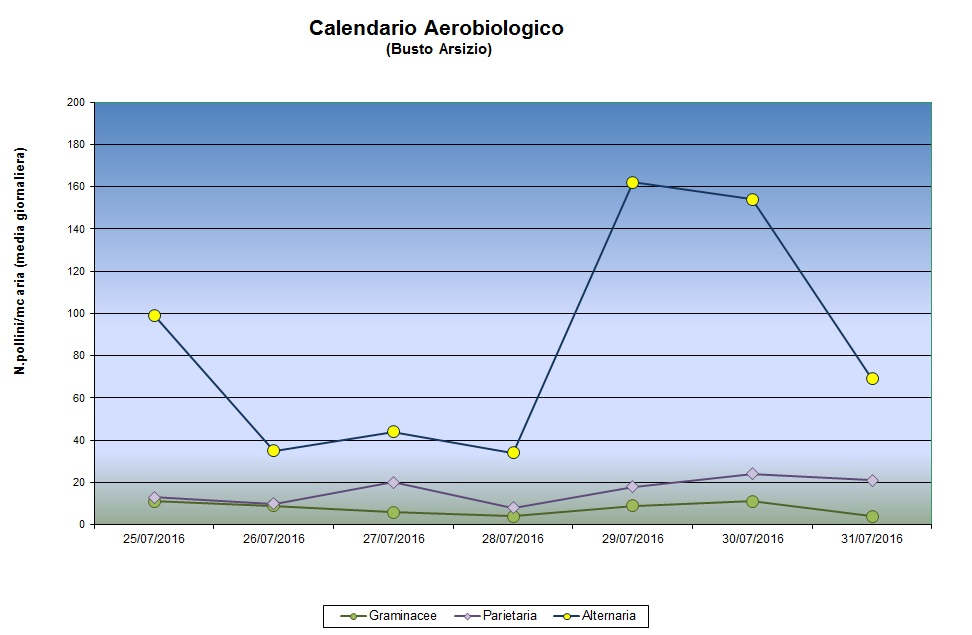
#> input picture 01-08-2016.jpg, 972 x 635 px
$ python test.py   (older library calls are emulated)
#> lines starting #> are read from the running program, lines starting #| are printed output that depends on the picture
from scipy import misc
import matplotlib.pyplot as plt
from scipy import ndimage

f = misc.imread('01-08-2016.jpg') # uses the Image module (PIL)
#> f is the input picture: shape (635, 972, 3); mean R, G, B 201.3, 213.4, 232.5
point = f[300:330, 139:169];
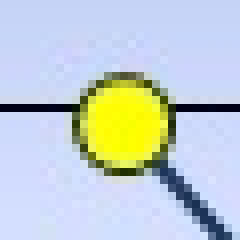
#> point: shape (30, 30, 3) (shown 8 times larger); mean R, G, B 194, 205.1, 208.6
f2= ndimage.rotate(point, 45, reshape=False)
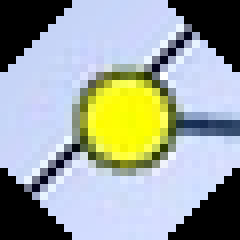
#> f2: shape (30, 30, 3) (shown 8 times larger); mean R, G, B 155.2, 163.6, 159.9

fig = plt.figure()
a=fig.add_subplot(1,2,1)
imgplot = plt.imshow(point[8:22,8:22])
a.set_title('original')
a=fig.add_subplot(1,2,2)
imgplot = plt.imshow(f2[8:22,8:22]  )
a.set_title('45 ° rotation')

plt.show()
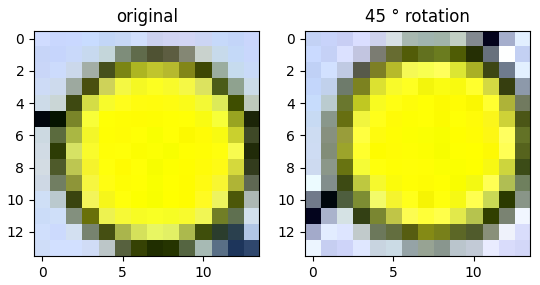
#> figure drawn by matplotlib, 2 panels

$ run again, with 03-10-2016.jpg copied over 01-08-2016.jpg
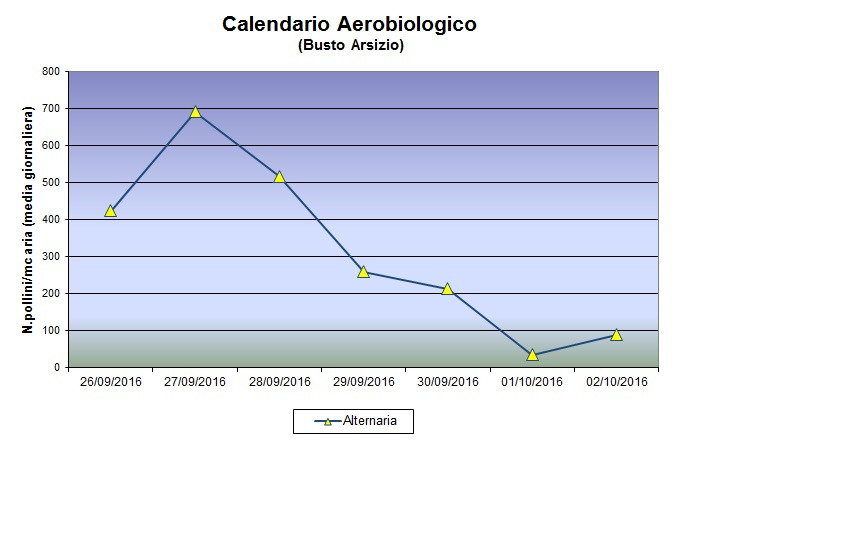
#> input picture 03-10-2016.jpg, 864 x 540 px
#> f is the input picture: shape (540, 864, 3); mean R, G, B 223.7, 227.2, 239.7
#> `f2= ndimage.rotate(point, 45, reshape=False)`:
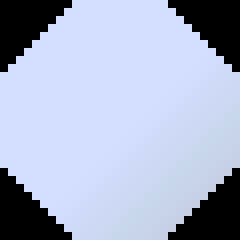
#> f2: shape (30, 30, 3) (shown 8 times larger); mean R, G, B 167.1, 176.1, 200
#> `plt.show()`:
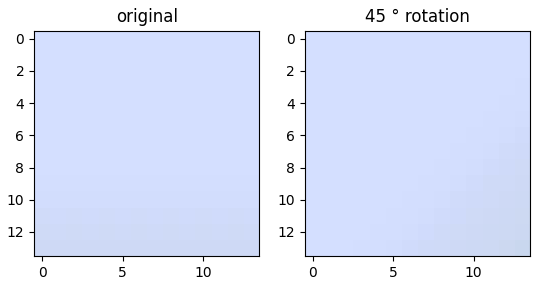
#> figure drawn by matplotlib, 2 panels
